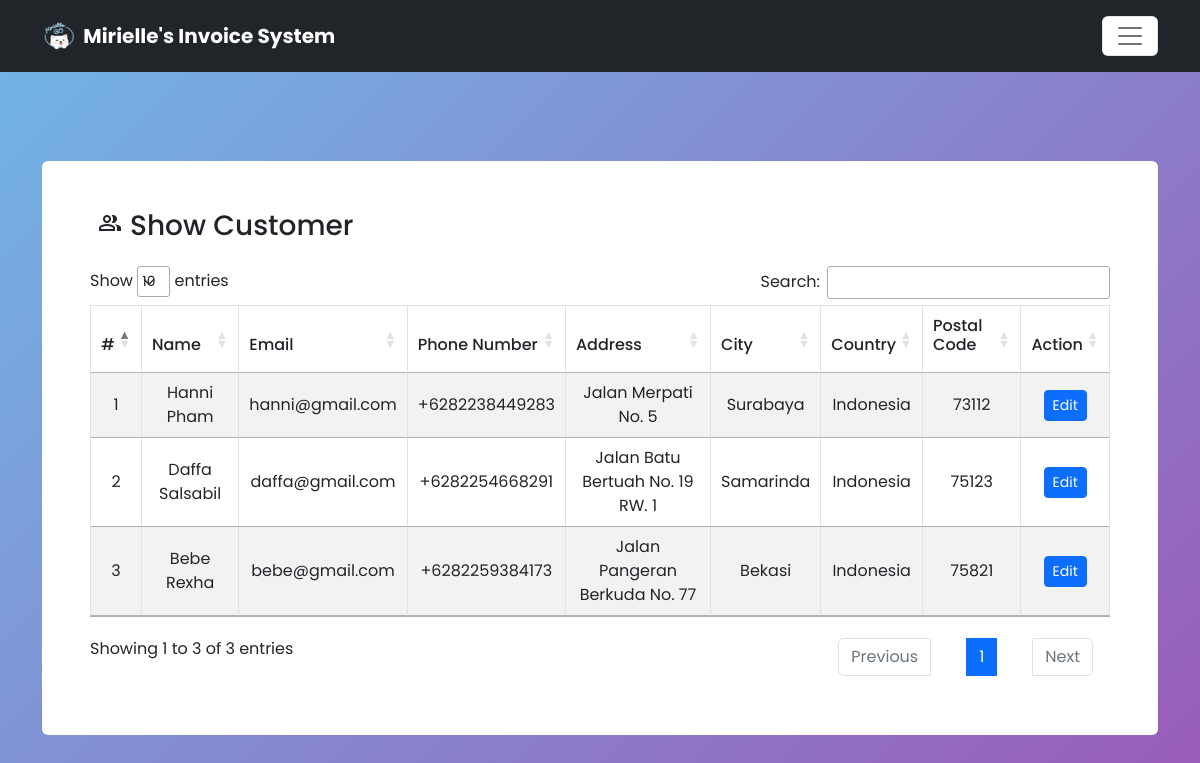
Page /manageCustomer.php (signed in) on the committed database.
### tables this page shows
CREATE TABLE `customer` (
  `id` int(11) NOT NULL,
  `fullname` varchar(64) NOT NULL,
  `email` varchar(64) NOT NULL,
  `phone_number` varchar(16) NOT NULL,
  `address` varchar(255) NOT NULL,
  `city` varchar(64) NOT NULL,
  `country` varchar(64) NOT NULL,
  `postal_code` int(11) NOT NULL
);

### controller/manageData.php (the view, shortened to what this page needs)
<?php
    function showCustomer(){
        require 'dbconnect.php';
        $query = "SELECT * FROM customer";
        $result = $conn->query($query);
        if ($result) {
            $noTable = 1;
            while($row = $result->fetch_array()){
              echo "
                <tr class=\"text-center align-middle\">
                    <td>
                        $noTable
                    </td>
                    <td>
                        ".$row['fullname']."
                    </td>
                    <td>
                        ".$row['email']."
                    </td>
                    <td>
                        ".$row['phone_number']."
                    </td>
                    <td>
                        ".$row['address']."
                    </td>
                    <td>
                        ".$row['city']."
                    </td>
                    <td>
                        ".$row['country']."
                    </td>
                    <td>
                        ".$row['postal_code']."
                    </td>
                    <td>
                    <button data-id=\"".$row['id']."\" data-table=\"customer\" class=\"btn btn-primary btn-sm editBtn\" data-bs-toggle=\"modal\" data-bs-target=\"#showModal\">Edit</button>
                    </td>
                </tr>
              ";
              ++$noTable;
            }
        }
    }
?>

### assets/styles/style.css (style rules this page uses)
* { font-family: 'Poppins', sans-serif; }
body { width: 100vw; height: fit-content; }
.main-bg { background: linear-gradient(135deg, #71b7e6, #9b59b6); background-attachment: fixed; }

### rows in the picture
customer: fullname "Hanni Pham", email "hanni@gmail.com", phone_number "+6282238449283", address "Jalan Merpati No. 5", city "Surabaya", country "Indonesia", postal_code "73112"
customer: fullname "Daffa Salsabil", email "daffa@gmail.com", phone_number "+6282254668291", address "Jalan Batu Bertuah No. 19 RW. 1", city "Samarinda", country "Indonesia", postal_code "75123"
customer: fullname "Bebe Rexha", email "bebe@gmail.com", phone_number "+6282259384173", address "Jalan Pangeran Berkuda No. 77", city "Bekasi", country "Indonesia", postal_code "75821"
